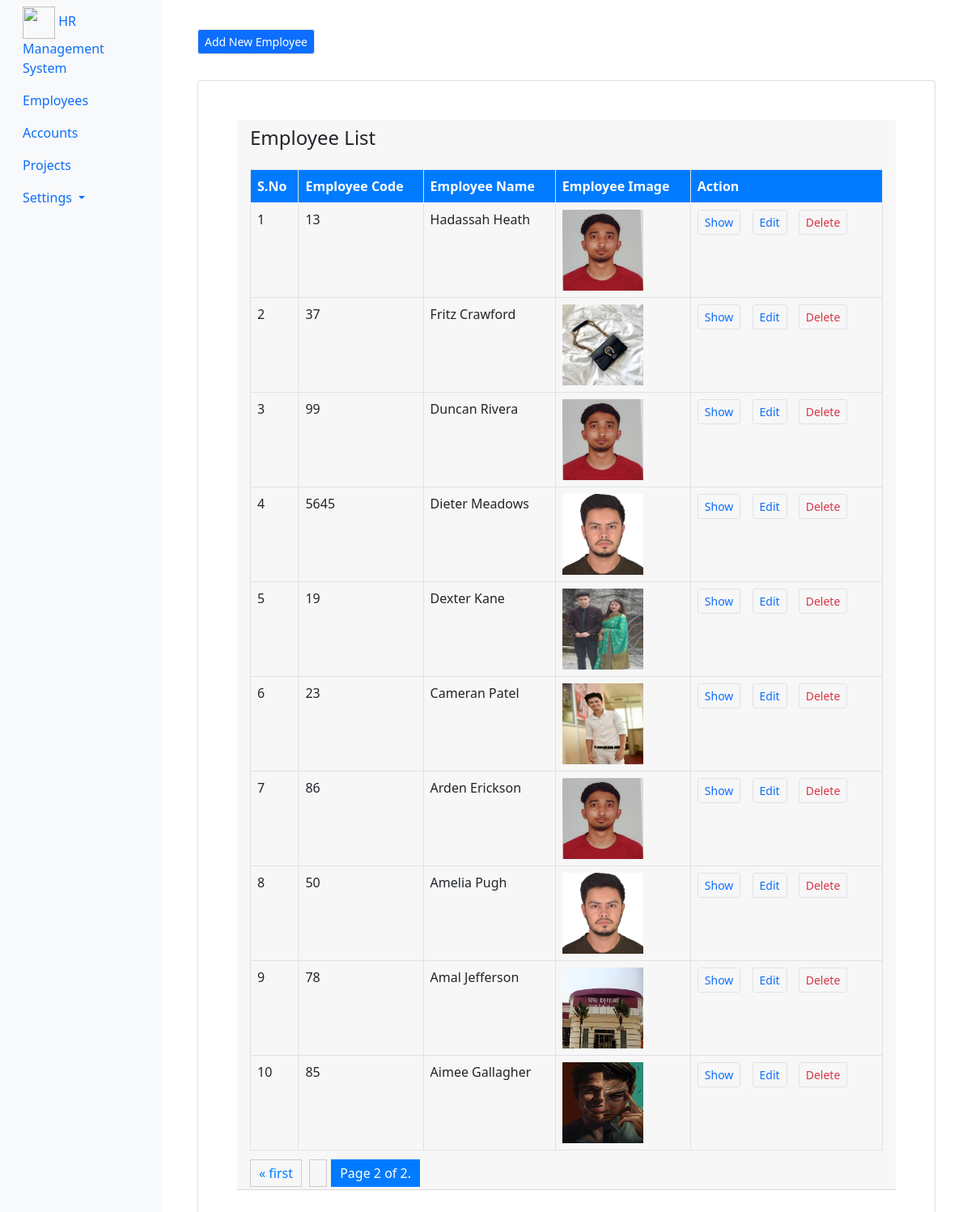
Screenshot of /employees/list/?page=2 (signed in) with the database file from the repository.
### Employees/models.py (models this page shows, shortened)
class EmployeeDetail(models.Model):
    employee_code = models.PositiveIntegerField(primary_key=True, auto_created=True)
    employee_name = models.CharField(max_length=30)
    employee_designation = models.ForeignKey(EmployeeDesignation, on_delete=models.CASCADE)
    employee_contact = models.CharField(max_length=10)
    employee_image = models.FileField(upload_to="images/employeeImage/", blank=True, null=True)
    is_active = models.BooleanField(default=True)
    class Meta:
        db_table = "employee_details"
        ordering = ["-employee_name"]

### Employees/views.py (the view)
# urls.py: path('list/', views.employee_list, name='employee_list'),
@login_required(login_url='/login/')
def employee_list(request):
    list_of_employee= EmployeeDetail.objects.all()
    paginator = Paginator(list_of_employee, 10)  # 10 data in one page
    page_number = request.GET.get('page')
    page_obj = paginator.get_page(page_number)
    context= {"page_obj": page_obj }
    return render(request, 'employees/employee_list.html', context)

### templates/employees/employee_list.html (shortened to what this page needs)
{% extends 'layouts/master.html' %}
{% load static %}
{% block custom_css %}
{% load static %}
<link rel="stylesheet" href="{% static 'css/employee_list.css' %}">
{% endblock %}
{% block content %}
<div class="container">
    <a href="{% url 'employee_add' %}" class="btn btn-sm btn-primary mb-3 mt-3">Add New Employee</a>
    <div class="card p-5 mt-3">
        <div class="card-header">
            <h1 class="mb-4">Employee List</h1>
            <table class="table table-hover">
                <thead>
                    <tr>
                        <th>S.No</th>
                        <th>Employee Code</th>
                        <th>Employee Name</th>
                        <th>Employee Image</th>
                        <th>Action</th>
                    </tr>
                </thead>
                <tbody>
                    {% for val in page_obj %}
                    <tr>
                        <td>{{ forloop.counter }}</td>
                        <td>{{ val.employee_code }}</td>
                        <td>{{ val.employee_name }}</td>
                        <td><img src="{{ val.employee_image.url }}" width="100" height="100"></td>
                        <td>
                            <a href="{% url 'employee_show' val.pk %}" class="btn btn-sm btn-outline-primary mr-2">Show</a>
                            <a href="{% url 'employee_edit' val.pk %}" class="btn btn-sm btn-outline-primary mr-2">Edit</a>
                            <button type="button" class="btn btn-sm btn-outline-danger" data-bs-toggle="modal" data-bs-target="#confirmDeletionModal{{ forloop.counter }}">
                                Delete
                            </button>
                        </td>
                    </tr>
                    {% endfor %}
                </tbody>
            </table>
            <div class="pagination">
                <span class="step-links">
                    {% if page_obj.has_previous %}
                        <a href="?page=1">&laquo; first</a>
                        <a href="?page={{ page_obj.previous_page_number }}"></a>
                    {% endif %}
                    <span class="current">
                        Page {{ page_obj.number }} of {{ page_obj.paginator.num_pages }}.
                    </span>
                </span>
            </div>
        </div>
    </div>
</div>
{% endblock %}

### static/css/employee_list.css (style rules this page uses)
.container { padding: 20px; }
.card-header h1 { font-size: 24px; margin-bottom: 20px; }
.table { width: 100%; }
.table th { background-color: #007bff; color: #fff; }
.table th, .table td, .btn { border: 1px solid #dee2e6; }
.btn { margin-right: 10px; }
.pagination a { padding: 5px 10px; border: 1px solid #ccc; margin-right: 5px; text-decoration: none; color: #007bff; }
.pagination .current { background-color: #007bff; color: #fff; padding: 5px 10px; border: 1px solid #007bff; }

### rows the page displays
EmployeeDetail: employee_code "13", employee_name "Hadassah Heath", employee_image (picture)
EmployeeDetail: employee_code "37", employee_name "Fritz Crawford", employee_image (picture)
EmployeeDetail: employee_code "99", employee_name "Duncan Rivera", employee_image (picture)
EmployeeDetail: employee_code "5645", employee_name "Dieter Meadows", employee_image (picture)
EmployeeDetail: employee_code "19", employee_name "Dexter Kane", employee_image (picture)
EmployeeDetail: employee_code "23", employee_name "Cameran Patel", employee_image (picture)
EmployeeDetail: employee_code "86", employee_name "Arden Erickson", employee_image (picture)
EmployeeDetail: employee_code "50", employee_name "Amelia Pugh", employee_image (picture)
EmployeeDetail: employee_code "78", employee_name "Amal Jefferson", employee_image (picture)
EmployeeDetail: employee_code "85", employee_name "Aimee Gallagher", employee_image (picture)

### other values shown
{{ page_obj.number }} "2"
{{ page_obj.paginator.num_pages }} "2"
